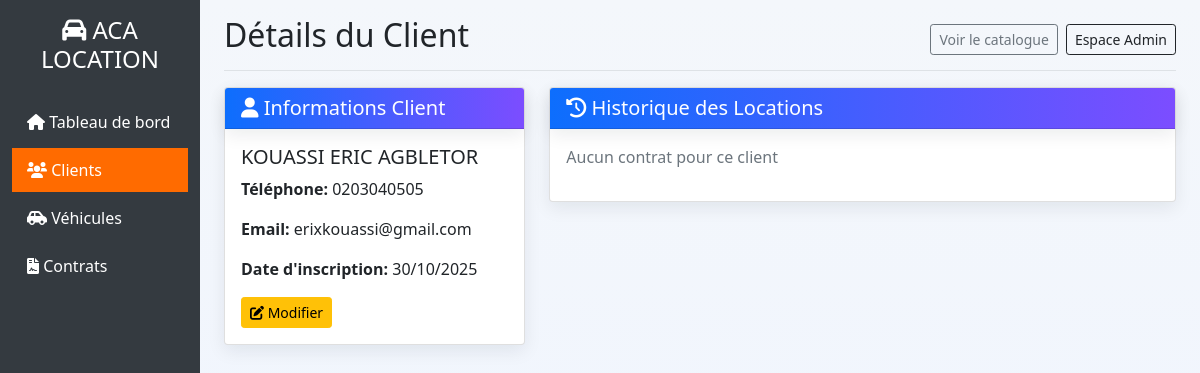
/client/detail/2/, run on an earlier commit of the app's database.
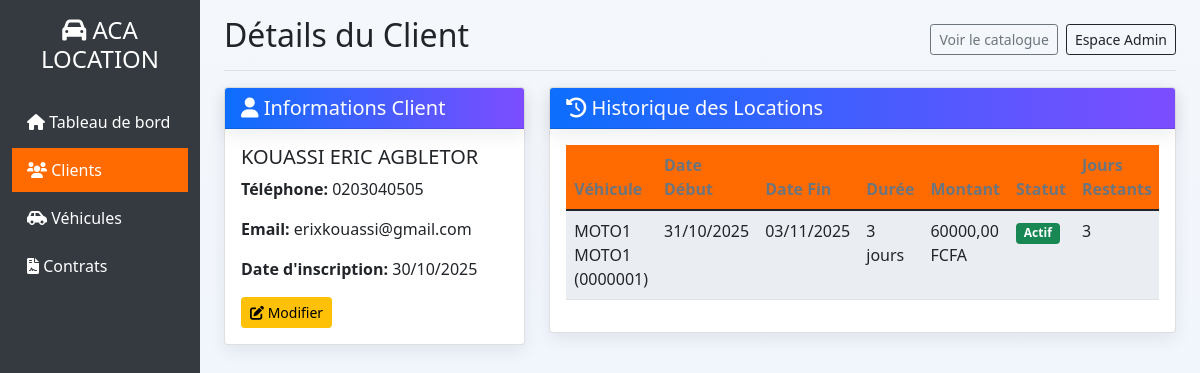
And on a later commit of the database.
### gestion/models.py (models this page shows, shortened)
class Contrat(models.Model):
    STATUT_CHOICES = [
        ('actif', 'Actif'),
        ('termine', 'Terminé'),
        ('en_retard', 'En retard'),
        ('rompu', 'Rompu'),
    ]
    MODE_PAIEMENT = [
        ('carte', 'Carte bancaire'),
        ('virement', 'Virement'),
        ('especes', 'Espèces'),
        ('cheque', 'Chèque'),
        ('mobile', 'Paiement mobile'),
    ]
    client = models.ForeignKey(Client, on_delete=models.CASCADE)
    vehicule = models.ForeignKey(Vehicule, on_delete=models.CASCADE)
    date_creation = models.DateTimeField(auto_now_add=True)
    date_debut = models.DateField()
    date_fin = models.DateField(blank=True, null=True)
    nb_jours = models.IntegerField(validators=[MinValueValidator(1)])
    montant_total = models.DecimalField(max_digits=10, decimal_places=2, blank=True, null=True)
    statut = models.CharField(max_length=20, choices=STATUT_CHOICES, default='actif')
    mode_paiement = models.CharField(max_length=20, choices=MODE_PAIEMENT, default='especes')
    details_paiement = models.JSONField(blank=True, null=True)
    def jours_restants(self):
        aujourdhui = timezone.now().date()
        if aujourdhui > self.date_fin:
            return 0
        return (self.date_fin - aujourdhui).days
    class Meta:
        verbose_name = "Contrat"
        verbose_name_plural = "Contrats"

class Vehicule(models.Model):
    TYPE_VEHICULE = [
        ('voiture', 'Voiture'),
        ('moto', 'Moto'),
    ]
    type_vehicule = models.CharField(max_length=20, choices=TYPE_VEHICULE)
    marque = models.CharField(max_length=100)
    modele = models.CharField(max_length=100)
    annee = models.IntegerField()
    immatriculation = models.CharField(max_length=20, unique=True)
    prix_journalier = models.DecimalField(max_digits=10, decimal_places=2, validators=[MinValueValidator(0)])
    cylindree = models.IntegerField(blank=True, null=True)
    nombre_portes = models.IntegerField(blank=True, null=True)
    disponible = models.BooleanField(default=True)
    image = models.ImageField(upload_to='vehicules/', blank=True, null=True)
    date_ajout = models.DateTimeField(auto_now_add=True)
    def __str__(self):
        return f"{self.marque} {self.modele} ({self.immatriculation})"
    class Meta:
        verbose_name = "Véhicule"
        verbose_name_plural = "Véhicules"
        ordering = ['-date_ajout']
    class Meta:
        verbose_name = "Véhicule"
        verbose_name_plural = "Véhicules"

### gestion/views.py (the view)
# urls.py: path('client/detail/<int:id>/', views.detail_client, name='detail_client'),
def detail_client(request, id):
    client = get_object_or_404(Client, id=id)
    contrats = client.historique_contrats()
    return render(request, 'gestion/client/details.html', {'client': client, 'contrats': contrats})

### gestion/models.py (called while the page is built)
    def historique_contrats(self):
        return self.contrat_set.all().order_by('-date_creation')

### gestion/templates/gestion/client/details.html
{% extends 'gestion/base.html' %}
{% block page_title %}Détails du Client{% endblock %}
{% block content %}
<div class="row">
    <div class="col-md-4">
        <div class="card">
            <div class="card-header bg-primary-custom text-white">
                <h5 class="mb-0"><i class="fas fa-user"></i> Informations Client</h5>
            </div>
            <div class="card-body">
                <h5>{{ client.prenom }} {{ client.nom }}</h5>
                <p><strong>Téléphone:</strong> {{ client.telephone }}</p>
                <p><strong>Email:</strong> {{ client.email|default:"Non renseigné" }}</p>
                <p><strong>Date d'inscription:</strong> {{ client.date_creation|date:"d/m/Y" }}</p>
                <div class="mt-3">
                    <a href="{% url 'modifier_client' client.id %}" class="btn btn-warning btn-sm">
                        <i class="fas fa-edit"></i> Modifier
                    </a>
                </div>
            </div>
        </div>
    </div>
    <div class="col-md-8">
        <div class="card">
            <div class="card-header bg-primary-custom text-white">
                <h5 class="mb-0"><i class="fas fa-history"></i> Historique des Locations</h5>
            </div>
            <div class="card-body">
                {% if contrats %}
                <div class="table-responsive">
                    <table class="table table-striped">
                        <thead>
                            <tr>
                                <th>Véhicule</th>
                                <th>Date Début</th>
                                <th>Date Fin</th>
                                <th>Durée</th>
                                <th>Montant</th>
                                <th>Statut</th>
                                <th>Jours Restants</th>
                            </tr>
                        </thead>
                        <tbody>
                            {% for contrat in contrats %}
                            <tr>
                                <td>{{ contrat.vehicule }}</td>
                                <td>{{ contrat.date_debut|date:"d/m/Y" }}</td>
                                <td>{{ contrat.date_fin|date:"d/m/Y" }}</td>
                                <td>{{ contrat.nb_jours }} jours</td>
                                <td>{{ contrat.montant_total }} FCFA</td>
                                <td>
                                    <span class="badge bg-{% if contrat.statut == 'actif' %}success{% elif contrat.statut == 'en_retard' %}danger{% else %}secondary{% endif %}">
                                        {{ contrat.get_statut_display }}
                                    </span>
                                </td>
                                <td>
                                    {% if contrat.statut == 'actif' %}
                                        {{ contrat.jours_restants }}
                                    {% else %}
                                        -
                                    {% endif %}
                                </td>
                            </tr>
                            {% endfor %}
                        </tbody>
                    </table>
                </div>
                {% else %}
                <p class="text-muted">Aucun contrat pour ce client</p>
                {% endif %}
            </div>
        </div>
    </div>
</div>
{% endblock %}

What changed in the data, as far as the page shows it:
added Contrat: vehicule "MOTO1 MOTO1 (0000001)", date_debut "31/10/2025", date_fin "03/11/2025", nb_jours "3", montant_total "60000,00", statut "Actif", jours_restants "3"
Also different on the page:
text no longer shown: "Aucun contrat pour ce client"
text now shown: "Véhicule Date Début Date Fin Durée Montant Statut Jours Restants"
